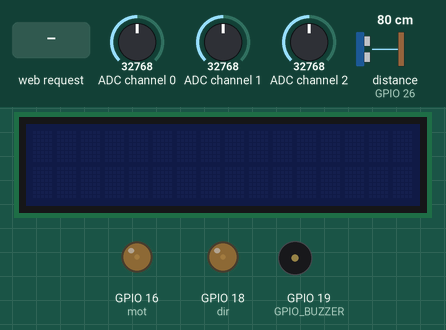
Simulated run of this program. Board: Raspberry Pi (BCM pin numbers). Shown: 16×2 character LCD, output pins drawn as LEDs (lit = HIGH), buzzer (waves = sounding, pin HIGH). Dashed ring = blinking. The inputs (shaded band) are chosen by the test bench; at power-on: distance to the obstacle (sensor on GPIO 26) 80 cm, ADC channel 0 = 32768, ADC channel 1 = 32768, ADC channel 2 = 32768 (analog values on the 0–65535 scale). The echo pulse lasts 58.3 µs per cm; camera commands give no picture and take their timeout (5 s if none is given; 1 s for webcam tools); threads take turns every 2 ms; the clock reads 2024-03-15 10:24:30 at power-on unless the program sets it; pins used as bus, display or sensor lines are not drawn; what the program prints to the terminal is not drawn.

Above: at 1.2 s.
1.3 s: HTTP request for / received
At 3.55 s:
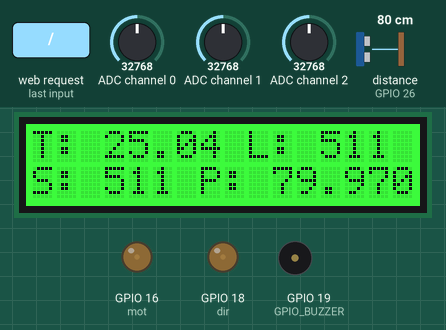
4.3 s: distance to the obstacle (sensor on GPIO 26) set to 27 cm
At 4.66 s:
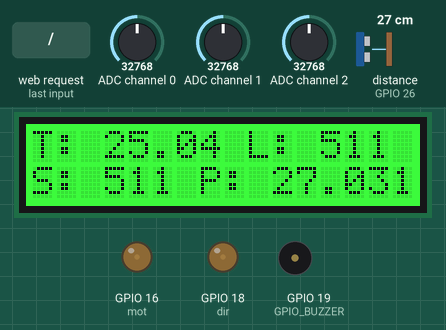
7.3 s: distance to the obstacle (sensor on GPIO 26) set to 24 cm
At 8.38 s:
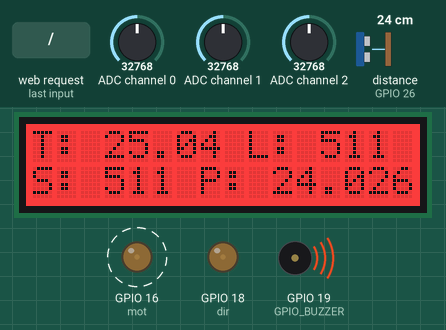
10.3 s: ADC channel 0 set to 22176
At 11.06 s:
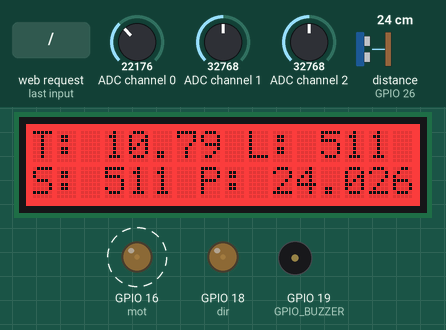
13.3 s: ADC channel 0 set to 21248
At 14.11 s:
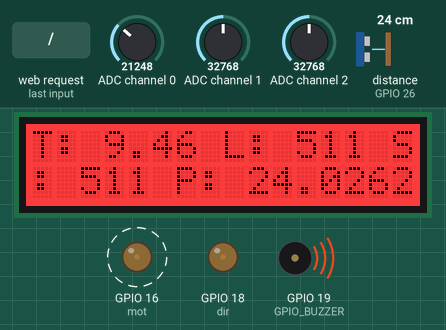
16.3 s: distance to the obstacle (sensor on GPIO 26) set to 35 cm
At 16.59 s:
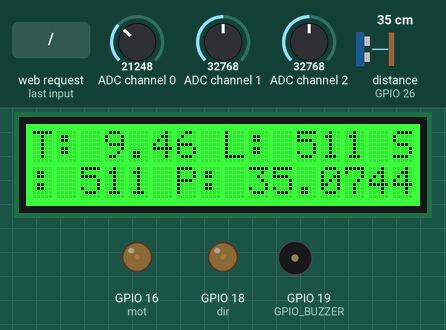
Timing chart, 0 to 19.3 s (numbered marks = the images above; inputs shaded):
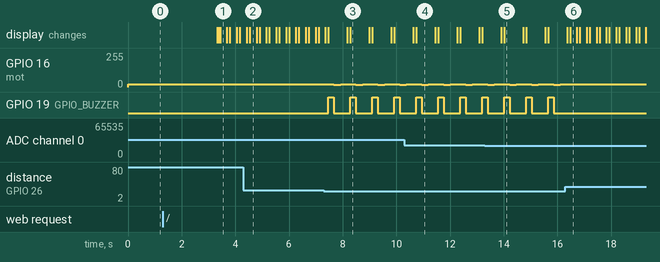

The program:

Prueba_Completa.py
```python
from flask import Flask, render_template
from flask import request
import RPi.GPIO as GPIO
import time
import sys
import os
import threading
import spidev # To communicate with SPI devices
import requests
from time import sleep
import time
from sys import argv, exit
import math

###################################################################
####################       DATOS SENSORES        ##################

# Start SPI connection
spi = spidev.SpiDev()
spi.open(0,0)

#Database
url = 'https://corlysis.com:8086/write'#Escritura de datos en puerta y website
params = {"db": "raspi05", "u": "token", "p":"ef87b97d9c9cdeb17ee4f0c82f1c0d4d"}

#GPIO Mode (BOARD / BCM)
GPIO.setmode(GPIO.BCM)
#GPIO.setmode(GPIO.BOARD)

#set GPIO Pins
GPIO_TRIGGER = 12 #32 #12
GPIO_ECHO = 26 #37 #26
GPIO_BUZZER = 19 #35 #19

#set GPIO direction (IN / OUT)
GPIO.setup(GPIO_TRIGGER, GPIO.OUT)
GPIO.setup(GPIO_ECHO, GPIO.IN)
GPIO.setup(GPIO_BUZZER, GPIO.OUT)

####################       DATOS SENSORES        ##################
##################################################################

GPIO.setup(16, GPIO.OUT) #36
GPIO.setup(18, GPIO.OUT) #12
dir = GPIO.PWM(18, 50) #12
mot = GPIO.PWM(16, 50) #36

dir.start(7.5)
mot.start(7.3)

app = Flask(__name__)

#Ejecución de la cámara:
def worker():
    os.system('sudo motion -n')

@app.route('/')
def home():
    #Preparamos hilo para la camara:
    t = threading.Thread(target=worker)
    t.start()

    time.sleep(2) # sleep 2 second

    #Preparamos hilo para los sensores:
    t2 = threading.Thread(target=main)
    t2.start()

    return render_template('Controller.html')

@app.route("/parar")
def estadoNormal():
    mot.ChangeDutyCycle(7.3)
    dir.ChangeDutyCycle(7.5)
    return render_template('Controller.html')

@app.route("/alante")
def alante():
    mot.ChangeDutyCycle(8.5)
    return render_template('Controller.html')

@app.route("/atras")
def atras():
    mot.ChangeDutyCycle(6.5)
    return render_template('Controller.html')

@app.route("/derecha")
def derecha():
    dir.ChangeDutyCycle(2.5)
    return render_template('Controller.html')

@app.route("/izquierda")
def izquierda():
    dir.ChangeDutyCycle(12.5)
    return render_template('Controller.html')

if sys.platform == 'uwp':
    import winrt_smbus as smbus
    bus = smbus.SMBus(1)
else:
    import smbus
    import RPi.GPIO as GPIO
    rev = GPIO.RPI_REVISION
    if rev == 2 or rev == 3:
        bus = smbus.SMBus(1)
    else:
        bus = smbus.SMBus(0)

###################################################################
####################       DATOS SENSORES        ##################

# this device has two I2C addresses
DISPLAY_RGB_ADDR = 0x62
DISPLAY_TEXT_ADDR = 0x3e

# set backlight to (R,G,B) (values from 0..255 for each)
def setRGB(r,g,b):
    bus.write_byte_data(DISPLAY_RGB_ADDR,0,0)
    bus.write_byte_data(DISPLAY_RGB_ADDR,1,0)
    bus.write_byte_data(DISPLAY_RGB_ADDR,0x08,0xaa)
    bus.write_byte_data(DISPLAY_RGB_ADDR,4,r)
    bus.write_byte_data(DISPLAY_RGB_ADDR,3,g)
    bus.write_byte_data(DISPLAY_RGB_ADDR,2,b)

# send command to display (no need for external use)
def textCommand(cmd):
    bus.write_byte_data(DISPLAY_TEXT_ADDR,0x80,cmd)

# set display text \n for second line(or auto wrap)
def setText(text):
    textCommand(0x01) # clear display
    time.sleep(.05)
    textCommand(0x08 | 0x04) # display on, no cursor
    textCommand(0x28) # 2 lines
    time.sleep(.05)
    count = 0
    row = 0
    for c in text:
        if c == '\n' or count == 16:
            count = 0
            row += 1
            if row == 2:
                break
            textCommand(0xc0)
            if c == '\n':
                continue
        count += 1
        bus.write_byte_data(DISPLAY_TEXT_ADDR,0x40,ord(c))

#Update the display without erasing the display
def setText_norefresh(text):
    textCommand(0x02) # return home
    time.sleep(.05)
    textCommand(0x08 | 0x04) # display on, no cursor
    textCommand(0x28) # 2 lines
    time.sleep(.05)
    count = 0
    row = 0
    while len(text) < 32: #clears the rest of the screen
        text += ' '
    for c in text:
        if c == '\n' or count == 16:
            count = 0
            row += 1
            if row == 2:
                break
            textCommand(0xc0)
            if c == '\n':
                continue
        count += 1
        bus.write_byte_data(DISPLAY_TEXT_ADDR,0x40,ord(c))

def distance():
    # set Trigger to HIGH
    GPIO.output(GPIO_TRIGGER, True)

    # set Trigger after 0.01ms to LOW
    sleep(0.00001)
    GPIO.output(GPIO_TRIGGER, False)

    StartTime = time.time()
    StopTime = time.time()

    # save StartTime
    while GPIO.input(GPIO_ECHO) == 0:
        StartTime = time.time()

    # save time of arrival
    while GPIO.input(GPIO_ECHO) == 1:
        StopTime = time.time()

    # time difference between start and arrival
    TimeElapsed = StopTime - StartTime
    # multiply with the sonic speed (34300 cm/s)
    # and divide by 2, because there and back
    distance = (TimeElapsed * 34300) / 2

    return distance

# Read MCP3008 data
def analogInput(channel):
    if ((channel > 7) or (channel < 0)):
        return -1
    spi.max_speed_hz = 1350000
    adc = spi.xfer2([1,(8+channel)<<4,0])
    data = ((adc[1]&3) << 8) + adc[2]
    return data

def temp(channel):
    bValue = 3975 # sensor v1.0 uses thermistor TTC3A103*39H
    a = analogInput(channel) + 1 # call the function to read analog inputs
    resistance = (float)(1023 - a) * 10000 / a
    t = (float)(1 / ((math.log(resistance / 10000) if resistance > 1 else 0 )/ bValue + 1 / 298.15) - 273.15)
    return t

def sound(channel):
    sum = 0;
    for i in range(32):
        sum += analogInput(channel);

    sum >>= 5;
    return sum

def light(channel):
    # Calculate resistance of sensor in K
    # Valor maximo = 626!
    resistance = analogInput(channel)
    return resistance

def truncate(f, n):
    '''Truncates/pads a float f to n decimal places without rounding'''
    s = '{}'.format(f)
    if 'e' in s or 'E' in s:
        return '{0:.{1}f}'.format(f, n)
    i, p, d = s.partition('.')
    return '.'.join([i, (d+'0'*n)[:n]])

def main():
    try:
        while True:
                temperatura = temp(0) #Temperatura
                luminosidad = light(1)#Luminosidad
                sonido = sound(2)#Sonido
                proximidad = distance()#Proximidad

                setText("T: %s " "L: %s " "S: %s " "P: %s" %(truncate(temperatura,2), luminosidad, sonido,proximidad))

                #Comprobación de datos para mostrar el LCD con alertas de colores:
                if temperatura > 30:
                    setRGB(255,0,0)
                elif sonido > 750:
                    setRGB(255,0,0)
                    GPIO.output(GPIO_BUZZER, 1)
                    time.sleep(0.2)
                    GPIO.output(GPIO_BUZZER, 0)
                else:
                    setRGB(0,255,0)

                #Comprobación de la proximidad:
                if proximidad < 25:
                    setRGB(255,0,0)
                    GPIO.output(GPIO_BUZZER, 1)
                    time.sleep(0.2)
                    GPIO.output(GPIO_BUZZER, 0)
                    mot.ChangeDutyCycle(6.5)
                    time.sleep(0.25)
                    mot.ChangeDutyCycle(7.3)
                    dir.ChangeDutyCycle(7.5)

                #Introducción de datos en la db:
                #payloadTemperatura = "temperature,place=E119 value=%d\n" % (temperatura)
                #payloadLuminosidad = "luminosidad,place=E120 value=%d\n" % (luminosidad)
                #payloadSonido = "sonido,place=E121 value=%d\n" % (sonido)

                #requests.post(url, params=params, data=payloadTemperatura)
                #requests.post(url, params=params, data=payloadLuminosidad)
                #requests.post(url, params=params, data=payloadSonido)

                sleep(0.25)
    except IndexError:
        print("please, introduce the ADC chanel in which you want to read from.")
        exit(0)

####################       DATOS SENSORES        ##################
##################################################################

if __name__ == '__main__':
    app.run(host = '0.0.0.0',debug=True,port=5000)
```

Measured:
- the behaviour switches between 26 and 25 cm on distance to the obstacle (sensor on GPIO 26) (found by bisection; images 2 and 3)
- the behaviour switches between 21664 and 21648 on ADC channel 0 (found by bisection; images 4 and 5)
- after the input at 1.3 s, the display: first changes after 2.0 s (image 1 shows a later state)
- after the input at 4.3 s, the display: first differs from a run without the input after 0.24 s (image 2)
- after the input at 7.3 s, GPIO 16 (mot): alternates 19/255 for 0.57 s and 17/255 for 0.25 s, starting after 0.37 s; GPIO 19 (GPIO_BUZZER): alternates HIGH for 0.20 s and LOW for 0.62 s, starting after 0.17 s; the display: first differs from a run without the input after 0.17 s (image 3 shows a later state)
- after the input at 13.3 s, the display: first differs from a run without the input after 0.72 s (image 5)
- after the input at 16.3 s, GPIO 16 (mot): stops changing and stays 19/255; GPIO 19 (GPIO_BUZZER): stops changing and stays LOW; the display: first differs from a run without the input after 0.17 s (image 6)
